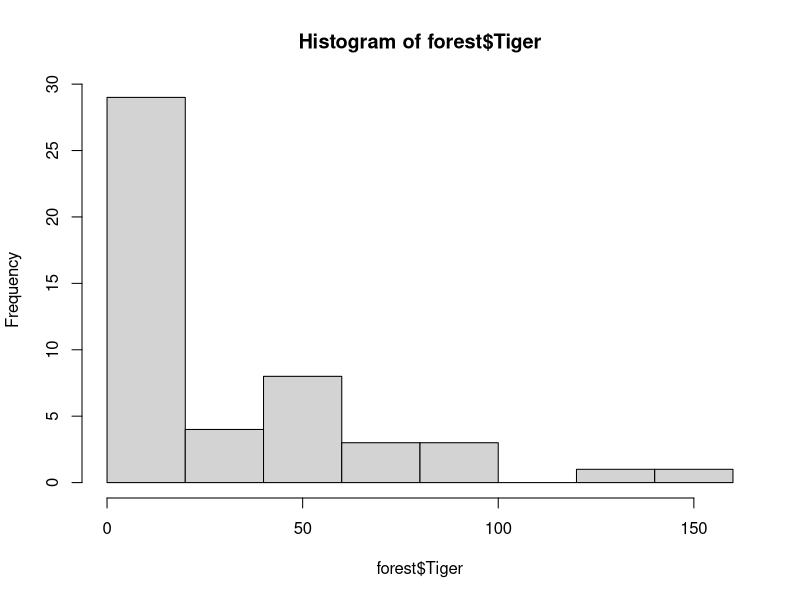

Source code (R): (Note: this script raises an error after producing the figure.)
forest <- read.csv("forest.csv", header = T)
Replant<- glm(Tiger~ForestTreatment, family="poisson",data=forest)
summary(Replant)

hist(forest$Tiger)

plot(Tiger~ForestTreatment, data = forest, xlab = "Forest Revegenation", ylab =
"Tiger Count",pch=16)

plot(Replant,which=1)

anova(Replant,test="Chisq")
